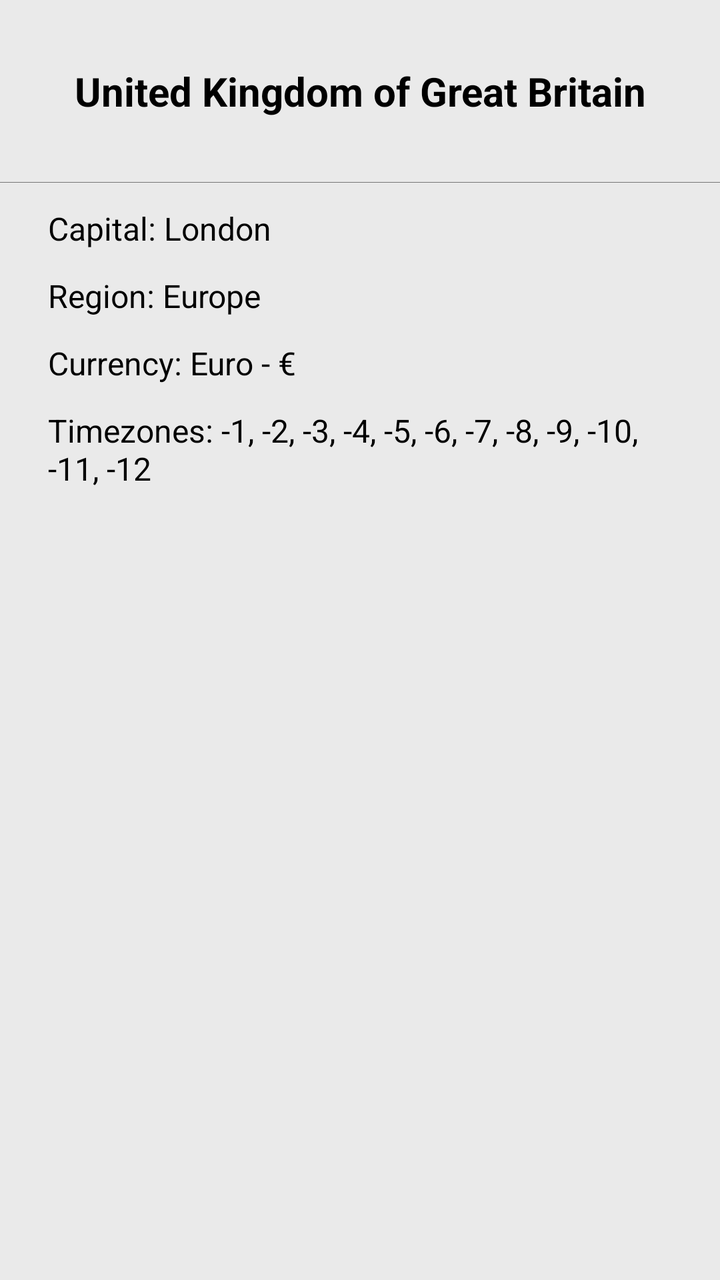
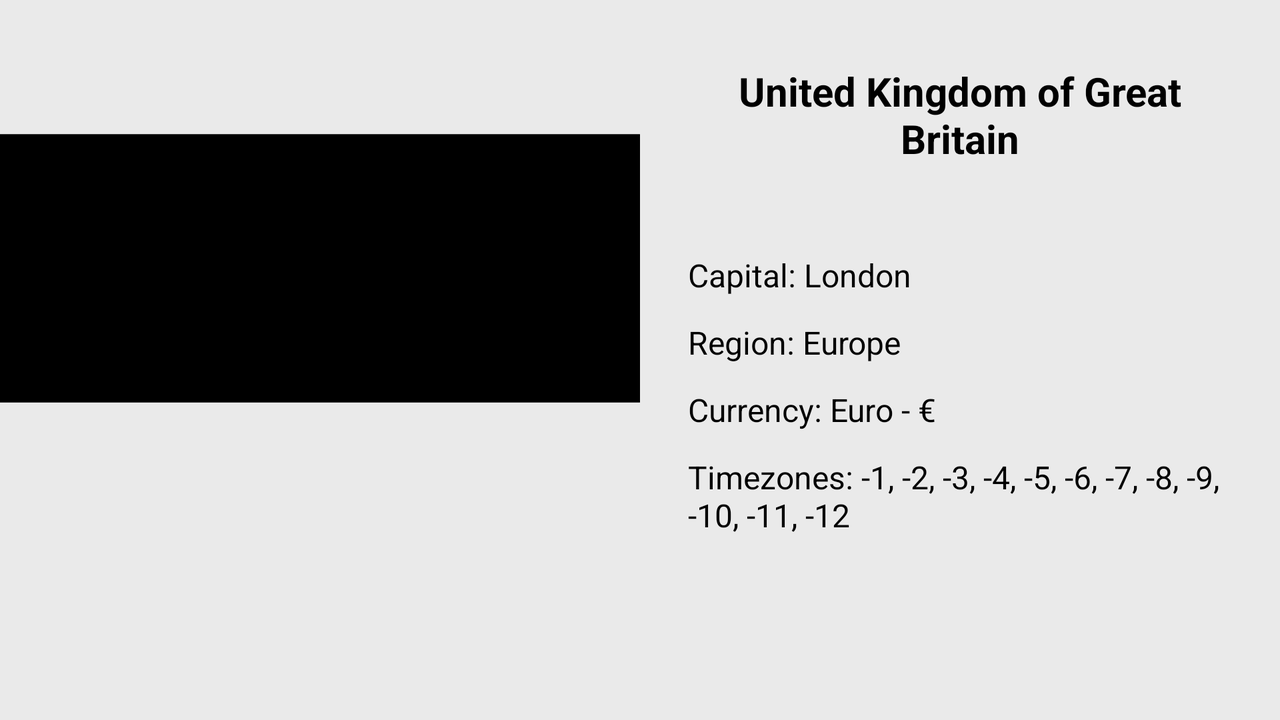

One screen, two layout resources from the same app: the default and the repository's alternative for another configuration. Each is rendered where Android would select it; the XML of both is given below.
<!-- AndroidManifest.xml: application theme Theme.Artmik -->
<!-- res/layout/fragment_country.xml -->
<?xml version="1.0" encoding="utf-8"?>
<ScrollView xmlns:android="http://schemas.android.com/apk/res/android"
    xmlns:tools="http://schemas.android.com/tools"
    android:layout_width="match_parent"
    android:layout_height="match_parent"
    android:background="@color/grey_bg"
    android:clickable="true"
    android:focusable="true">

    <androidx.appcompat.widget.LinearLayoutCompat
        android:layout_width="match_parent"
        android:layout_height="wrap_content"
        android:orientation="vertical"
        android:paddingBottom="24dp">

        <TextView
            android:id="@+id/name"
            style="@style/TitleText"
            android:layout_width="match_parent"
            android:layout_height="wrap_content"
            android:layout_marginHorizontal="24dp"
            android:layout_marginVertical="32dp"
            tools:text="United Kingdom of Great Britain" />

        <ImageView
            android:id="@+id/flag"
            android:layout_width="match_parent"
            android:layout_height="wrap_content"
            android:layout_gravity="end"
            android:contentDescription="@string/description_flag_of_country"
            tools:scaleY="0.5"
            tools:src="@color/black" />

        <TextView
            android:id="@+id/capital"
            style="@style/DescriptionText"
            android:layout_width="wrap_content"
            android:layout_height="wrap_content"
            android:layout_marginHorizontal="24dp"
            android:layout_marginTop="12dp"
            android:textSize="16sp"
            tools:text="Capital: London" />

        <TextView
            android:id="@+id/region"
            style="@style/DescriptionText"
            android:layout_width="wrap_content"
            android:layout_height="wrap_content"
            android:layout_marginHorizontal="24dp"
            android:layout_marginTop="12dp"
            android:textSize="16sp"
            tools:text="Region: Europe" />

        <TextView
            android:id="@+id/currency"
            style="@style/DescriptionText"
            android:layout_width="wrap_content"
            android:layout_height="wrap_content"
            android:layout_marginHorizontal="24dp"
            android:layout_marginTop="12dp"
            android:textSize="16sp"
            tools:text="Currency: Euro - € " />

        <TextView
            android:id="@+id/timezones"
            style="@style/DescriptionText"
            android:layout_width="wrap_content"
            android:layout_height="wrap_content"
            android:layout_marginHorizontal="24dp"
            android:layout_marginTop="12dp"
            android:textSize="16sp"
            tools:text="Timezones: -1, -2, -3, -4, -5, -6, -7, -8, -9, -10, -11, -12 " />

    </androidx.appcompat.widget.LinearLayoutCompat>
</ScrollView>
<!-- resources referenced by this layout -->
<resources>
  <color name="black">#FF000000</color>
  <color name="grey_bg">#FFEAEAEA</color>
  <string name="description_flag_of_country">flag of country</string>
  <style name="DescriptionText" parent="TextAppearance.AppCompat">
          <item name="android:textSize">16sp</item>
          <item name="android:textColor">@color/black</item>
      </style>
  <style name="TitleText" parent="TextAppearance.AppCompat">
          <item name="android:textSize">20sp</item>
          <item name="android:textStyle">bold</item>
          <item name="android:textAlignment">center</item>
          <item name="android:textColor">@color/black</item>
      </style>
  <style name="Theme.Artmik" parent="Theme.MaterialComponents.DayNight.DarkActionBar">
          
          <item name="colorPrimary">@color/purple_500</item>
          <item name="colorPrimaryVariant">@color/purple_700</item>
          <item name="colorOnPrimary">@color/white</item>
          
          <item name="colorSecondary">@color/teal_200</item>
          <item name="colorSecondaryVariant">@color/teal_700</item>
          <item name="colorOnSecondary">@color/black</item>
          
          <item name="android:statusBarColor">?attr/colorPrimaryVariant</item>
          
      </style>
  <color name="purple_500">#FF6200EE</color>
  <color name="purple_700">#FF3700B3</color>
  <color name="white">#FFFFFFFF</color>
  <color name="teal_200">#FF03DAC5</color>
  <color name="teal_700">#FF018786</color>
</resources>
<!-- res/layout-land/fragment_country.xml (the repository's variant of the layout above) -->
<!-- drawn on the phone turned sideways -->
<?xml version="1.0" encoding="utf-8"?>
<ScrollView xmlns:android="http://schemas.android.com/apk/res/android"
    xmlns:tools="http://schemas.android.com/tools"
    android:layout_width="match_parent"
    android:layout_height="match_parent"
    android:background="@color/grey_bg"
    android:clickable="true"
    android:focusable="true"
    android:orientation="horizontal">

    <androidx.appcompat.widget.LinearLayoutCompat
        android:layout_width="match_parent"
        android:layout_height="wrap_content">

        <ImageView
            android:layout_weight="1"
            android:id="@+id/flag"
            android:layout_width="match_parent"
            android:layout_height="match_parent"
            android:layout_gravity="end"
            android:contentDescription="@string/description_flag_of_country"
            tools:scaleY="0.5"
            tools:src="@color/black" />

        <androidx.appcompat.widget.LinearLayoutCompat
            android:layout_weight="1"
            android:layout_width="match_parent"
            android:layout_height="wrap_content"
            android:orientation="vertical">

            <TextView
                android:id="@+id/name"
                style="@style/TitleText"
                android:layout_width="match_parent"
                android:layout_height="wrap_content"
                android:layout_marginHorizontal="24dp"
                android:layout_marginVertical="32dp"
                tools:text="United Kingdom of Great Britain" />

            <TextView
                android:id="@+id/capital"
                style="@style/DescriptionText"
                android:layout_width="wrap_content"
                android:layout_height="wrap_content"
                android:layout_marginHorizontal="24dp"
                android:layout_marginTop="12dp"
                android:textSize="16sp"
                tools:text="Capital: London" />

            <TextView
                android:id="@+id/region"
                style="@style/DescriptionText"
                android:layout_width="wrap_content"
                android:layout_height="wrap_content"
                android:layout_marginHorizontal="24dp"
                android:layout_marginTop="12dp"
                android:textSize="16sp"
                tools:text="Region: Europe" />

            <TextView
                android:id="@+id/currency"
                style="@style/DescriptionText"
                android:layout_width="wrap_content"
                android:layout_height="wrap_content"
                android:layout_marginHorizontal="24dp"
                android:layout_marginTop="12dp"
                android:textSize="16sp"
                tools:text="Currency: Euro - € " />

            <TextView
                android:id="@+id/timezones"
                style="@style/DescriptionText"
                android:layout_width="wrap_content"
                android:layout_height="wrap_content"
                android:layout_marginHorizontal="24dp"
                android:layout_marginTop="12dp"
                android:textSize="16sp"
                tools:text="Timezones: -1, -2, -3, -4, -5, -6, -7, -8, -9, -10, -11, -12 " />

        </androidx.appcompat.widget.LinearLayoutCompat>
    </androidx.appcompat.widget.LinearLayoutCompat>

</ScrollView>
